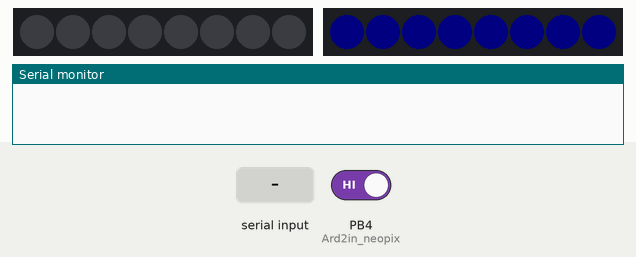
The sketch below on a simulated ATtiny85, built with avr-gcc and run on an emulated ATtiny85. On the bench: 2 × 8 RGB LEDs in strip order, left to right, the last lines printed to the serial monitor. The test bench sets the inputs (shaded band); at power-on: PB4 (Ard2in_neopix) HIGH. Dim RGB values are drawn brighter than linear.

Above: at 1.2 s.
1.3 s: "2" received over Serial
At 1.6 s:
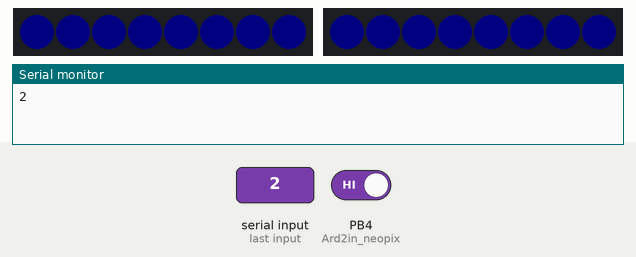
2.8 s: PB4 (Ard2in_neopix) driven LOW
At 3.9 s:
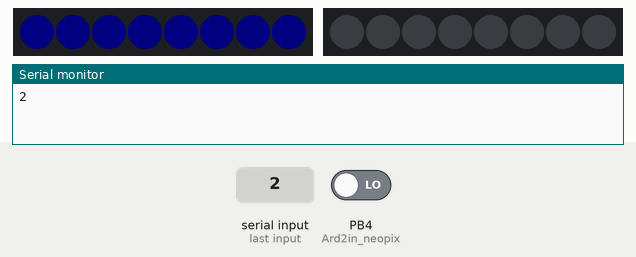
4.3 s: PB4 (Ard2in_neopix) driven HIGH
At 5.2 s:
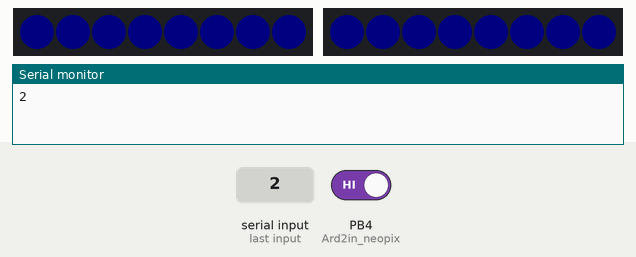
Timing chart, 0 to 7.3 s (numbered marks = the images above; inputs shaded):
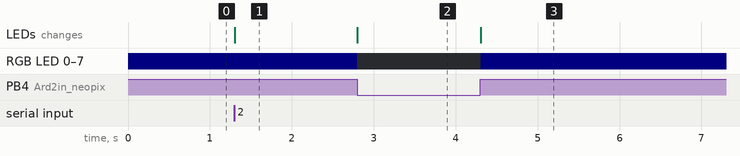

The sketch:

neopicx.ino
```cpp
char receivedChar;
boolean newData = false;
#include <Adafruit_NeoPixel.h>
#ifdef __AVR__
  #include <avr/power.h>
#endif
Adafruit_NeoPixel pixels1(8, 2, NEO_GRB + NEO_KHZ800);
Adafruit_NeoPixel pixels2(8, 3, NEO_GRB + NEO_KHZ800);

//Pi2 will communicate on digital input pin through ard2
const int Ard2in_neopix = 4;
boolean light2_dig_cont_flag = false;

void setup()
{
  Serial.begin(9600);
  #if defined(__AVR_ATtiny85__) && (F_CPU == 16000000)
  clock_prescale_set(clock_div_1);
  #endif
  pixels1.begin();
  pixels2.begin();
  pinMode(Ard2in_neopix, INPUT);
}

void loop()
{
  recvInfo();
  lights();
}

void recvInfo()
{
  if (Serial.available() > 0)
  {
    receivedChar = Serial.read();
    Serial.println(receivedChar);
  }
}
void lights()
{
  //light switches

  if (receivedChar=='1')
  {
    pixels1.clear();
    pixels1.show();
  }
  if (receivedChar=='2')
  {
    pixels1.clear();
    pixels1.show();
    pixels1.setPixelColor(1, pixels1.Color(0, 0, 5));
    pixels1.setPixelColor(2, pixels1.Color(0, 0, 5));
    pixels1.setPixelColor(3, pixels1.Color(0, 0, 5));
    pixels1.setPixelColor(4, pixels1.Color(0, 0, 5));
    pixels1.setPixelColor(5, pixels1.Color(0, 0, 5));
    pixels1.setPixelColor(6, pixels1.Color(0, 0, 5));
    pixels1.setPixelColor(7, pixels1.Color(0, 0, 5));
    pixels1.setPixelColor(0, pixels1.Color(0, 0, 5));
    pixels1.show();
  }
  if ((digitalRead(Ard2in_neopix) == LOW) && (light2_dig_cont_flag))
  {
    pixels2.clear();
    pixels2.show();
    light2_dig_cont_flag=false;

  }
  if ((digitalRead(Ard2in_neopix) == HIGH) && (!light2_dig_cont_flag))
  {
    pixels2.clear();
    pixels2.show();
    pixels2.setPixelColor(1, pixels2.Color(0, 0, 5));
    pixels2.setPixelColor(2, pixels2.Color(0, 0, 5));
    pixels2.setPixelColor(3, pixels2.Color(0, 0, 5));
    pixels2.setPixelColor(4, pixels2.Color(0, 0, 5));
    pixels2.setPixelColor(5, pixels2.Color(0, 0, 5));
    pixels2.setPixelColor(6, pixels2.Color(0, 0, 5));
    pixels2.setPixelColor(7, pixels2.Color(0, 0, 5));
    pixels2.setPixelColor(0, pixels2.Color(0, 0, 5));
    pixels2.show();
    light2_dig_cont_flag=true;
  }
}
```

Measured:
- after the input at 1.3 s, the LEDs: change at once (image 1)
- after the input at 2.8 s, RGB LED 0–7: RGB(0, 0, 5) → off at once; the LEDs: change at once (image 2)
- after the input at 4.3 s, RGB LED 0–7: off → RGB(0, 0, 5) at once; the LEDs: change at once (image 3)
